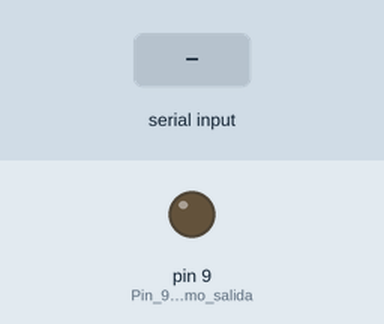
Simulated run of this sketch. Board: Arduino Uno, built with avr-gcc and run on an emulated ATmega328P. Parts: output pins drawn as LEDs (lit = HIGH). The test bench sets the inputs (shaded band).

Above: at 1.2 s.
1.3 s: "90,45\n" received over Serial
At 2.2 s:
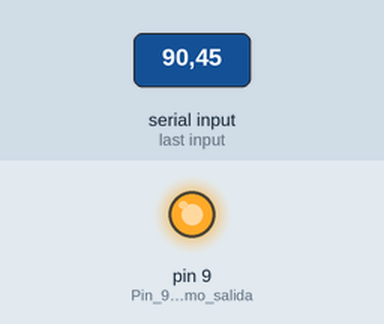
Timing chart, 0 to 4.3 s (numbered marks = the images above; inputs shaded):
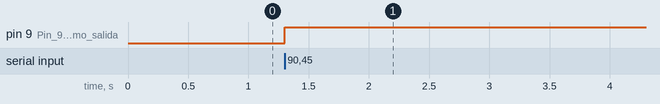

Measured:
- after the input at 1.3 s, pin 9 (Pin_9_como_salida): LOW → HIGH at once

The sketch:

alarma.ino
```cpp
void setup() {
  Serial.begin(9600);       // Iniciar comunicación serial
  pinMode(9, OUTPUT);       // Pin 9 como salida (PWM)
}

void loop() {
  byte brightness =0;
  if (Serial.available() > 0) {

    brightness=Serial.read();
    if (brightness >= '0' && brightness <= '9') {
      int brightness = 25 * (brightness - '0');  // Convertir de carácter a número (0-9) y escalar (0–225)

      analogWrite(9, brightness);         // Cambiar brillo del LED
    }
  }
}
```
